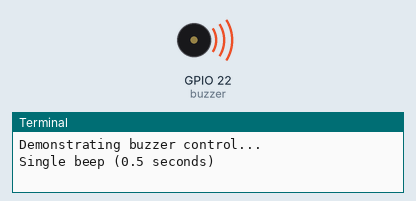
This program was run on a simulated Raspberry Pi (BCM pin numbers). Shown: buzzer (waves = sounding, pin HIGH), the last lines printed to the terminal. At 12.1 s the program stops and its outputs stay as they are.

Above: at 0.1 s.
At 11.1 s:
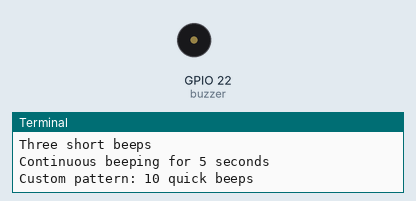
Timing chart, 0 to 12.6 s (numbered marks = the images above):
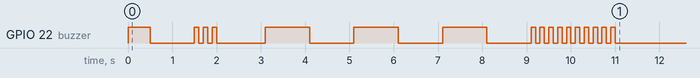

Measured:
- by itself, GPIO 22 (buzzer): LOW → HIGH at 0.00 s, → LOW 0.50 s later, → HIGH 1.0 s later, → LOW 0.10 s later, … (34 changes in this stretch)

The program:

buzzer_simple.py
```python
#!/usr/bin/env python3
"""
Simple Buzzer Control
Demonstrates basic buzzer operations and beep patterns
"""

from gpiozero import Buzzer
from time import sleep

# Create a buzzer object
buzzer = Buzzer(22)

print("Demonstrating buzzer control...")

# Single beep
print("Single beep (0.5 seconds)")
buzzer.on()
sleep(0.5)  # Beep for 0.5 seconds
buzzer.off()
sleep(1)

# Multiple beeps
print("Three short beeps")
for i in range(3):
    buzzer.on()
    sleep(0.1)  # Short beep
    buzzer.off()
    sleep(0.1)  # Short pause

sleep(1)

# Using built-in beep method
print("Continuous beeping for 5 seconds")
buzzer.beep()  # Continuous beeping
sleep(5)
buzzer.off()

sleep(1)

# Custom beep pattern
print("Custom pattern: 10 quick beeps")
buzzer.beep(on_time=0.1, off_time=0.1, n=10)  # 10 quick beeps
sleep(3)

print("Program complete!")
```
